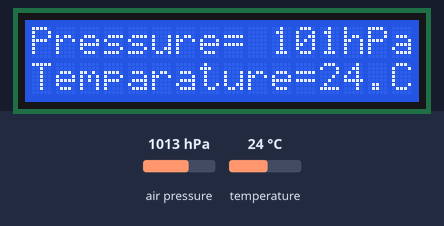
A sketch run on a simulated Arduino Uno, built with avr-gcc and run on an emulated ATmega328P. On the bench: 16×2 character LCD. The inputs (shaded band) are chosen by the test bench; at power-on: air pressure 1013 hPa, temperature 24 °C.

Above: at 4.2 s.
4.3 s: air pressure set to 952 hPa
At 5.1 s:
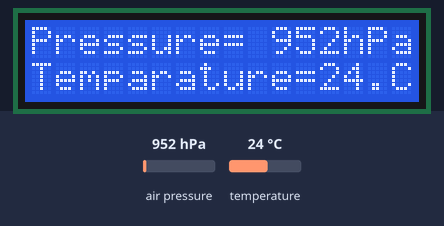
6.1 s: temperature set to 12 °C
At 7.3 s:
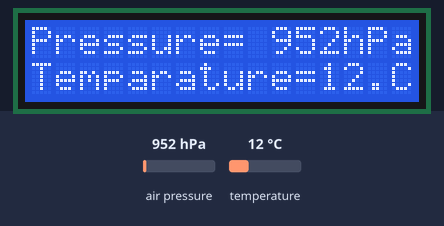
7.6 s: air pressure set to 975 hPa
At 8.4 s:
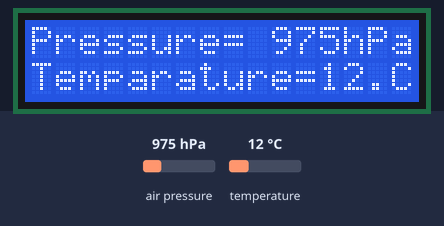
9.1 s: temperature set to 19 °C
At 9.5 s:
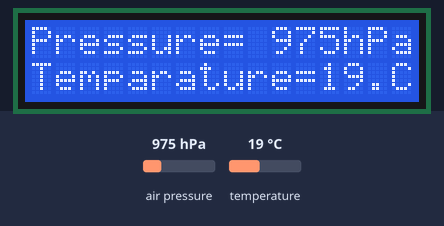
Timing chart, 0 to 11.7 s (numbered marks = the images above; inputs shaded):
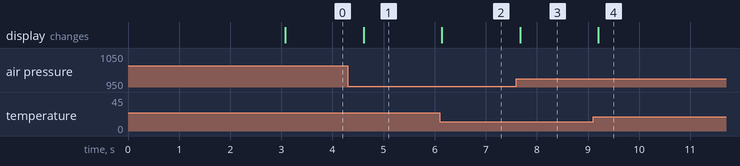

Measured:
- after the input at 4.3 s, the display: changes after 0.31 s (image 1)
- after the input at 6.1 s, the display: changes at once (image 2)
- after the input at 7.6 s, the display: changes after 0.07 s (image 3)
- after the input at 9.1 s, the display: changes after 0.10 s (image 4)

The sketch:

BloodPressure.ino
```cpp
#include <Adafruit_BMP085.h>
#include <Wire.h>
#include <LiquidCrystal.h>
LiquidCrystal lcd(13, 12, 11, 10, 9, 8);//RS,EN,D4,D5,D6,D7

char PRESSURESHOW[4];// initializing a character of size 4 for showing the result
char TEMPARATURESHOW[4];// initializing a character of size 4 for showing the temparature result
Adafruit_BMP085 bmp;

void setup() {
lcd.begin(16, 2);
// Print a logo message to the LCD.
lcd.print(" BMP180 Sensor");
lcd.setCursor(0, 1);
lcd.print("Temp. & Pressure");
lcd.setCursor(0, 2);
delay (3000);

lcd.clear();//clear display
Serial.begin(9600);
if (!bmp.begin())
{
Serial.println("ERROR");///if there is an error in communication
while (1) {}
}
}
void loop()
{

lcd.print("Pressure= "); // print name
String PRESSUREVALUE = String(bmp.readPressure());
// convert the reading to a char array
PRESSUREVALUE.toCharArray(PRESSURESHOW, 4);
lcd.print(PRESSURESHOW);
lcd.print("hPa ");
lcd.setCursor(0, 1);
lcd.print("Temparature=");// print name

String TEMPARATUREVALUE = String(bmp.readTemperature());
// convert the reading to a char array
TEMPARATUREVALUE.toCharArray(TEMPARATURESHOW, 4);
lcd.print(TEMPARATURESHOW);
lcd.print("C ");
lcd.setCursor(0, 0);//set the cursor to column 0, line1
delay(500);
}
```
